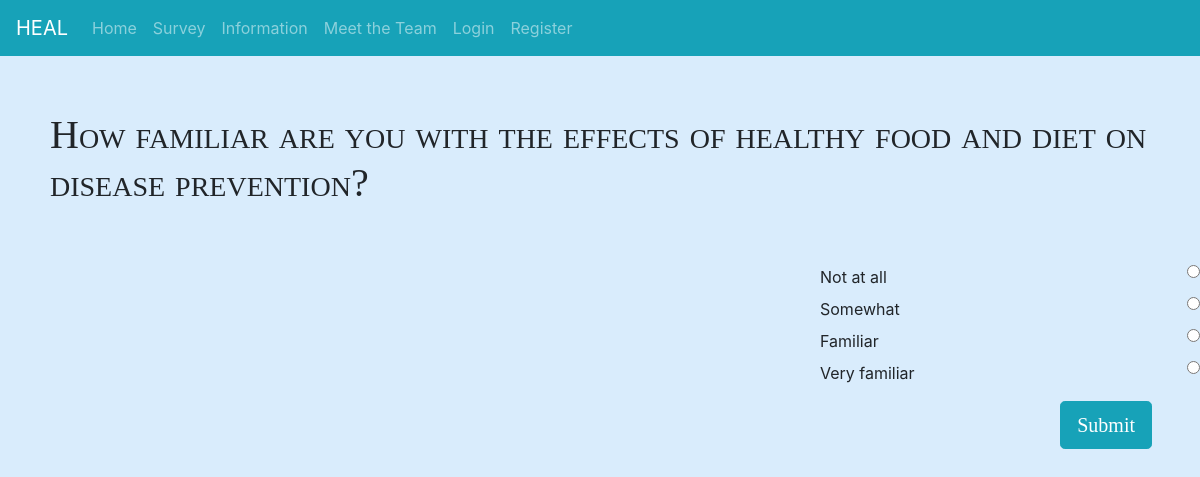
Page /101/ on the committed database.
### HEALSurvey/models.py (models this page shows, shortened)
class Question(models.Model):
    QuestionText = models.CharField(max_length=600)
    InfoText = models.CharField(max_length=600, blank=True, null=True)
    id = models.IntegerField(primary_key=True)
    PreviousID = models.IntegerField(default=1)
    NextIDA = models.IntegerField(default=1)
    NextIDB = models.IntegerField(default=1)
    VideoLink = models.CharField(max_length=200, blank=True, null=True)
    WebsiteLink = models.CharField(max_length=200, blank=True, null=True)
    WebsiteLinkAlt = models.CharField(max_length=200, blank=True, null=True)

class Choice(models.Model):
    question = models.ForeignKey(Question, on_delete=models.CASCADE)  # allows many choices to be assigned to a question
    choice_text = models.CharField(max_length=20, blank=True, choices=QUESTION_CHOICES)

### HEALSurvey/views.py (the view)
# urls.py: path('<int:question_id>/', views.survey, name='survey'),
def survey(request, question_id):  # renders initial survey page with selected question object from database
    baseQuestion = Question.objects.get(id=question_id)  # Gets the question at the current id
    if request.method == 'POST':
        question = Question.objects.get(id=baseQuestion.NextIDA)  # Gets the question at the next A branch ID
        return render(request, 'Survey.html', {'question': question})
    question = baseQuestion
    return render(request, 'Survey.html', {'question': question})

### templates/Survey.html (shortened to what this page needs)
{% extends 'Base.html' %}
{% load crispy_forms_tags %}
{% load static %}
{% block body %}
    <div class="question"><h1>{{ question.QuestionText }}</h1></div>
    <div class="row">
        <div class="col-4">
        </div>
        <div class="col-4">
        </div>
        <div class="col-4">
            {% if not question.VideoLink %}
        <form action="{% url 'survey' question.id %}" method="post">
            {% for choice in question.choice_set.all %}
                <input type="radio" name="choice" id="choice{{ forloop.counter }}" value="{{ choice.id }}">
                <label for="choice{{ forloop.counter }}">{{ choice.choice_text }}</label><br>
            {% endfor %}
            <input class="mr-5 btn btn-info btn-lg my-2" type="submit" value="Submit">
        </form>
            {% else %}
            <div class="container">
             <a id ="back" class="btn btn-info" href="{%url 'topic'%}" role="button"> Back</a>
        {% endif %}
        </div>
{% endblock %}

### static/css/styles.css (style rules this page uses)
body { background-color: #D9ECFC; justify-content: center; }
h1, h2, h3 { font-family: American Typewriter, serif; font-variant: small-caps; }
.btn, input { float: right; font-family: American Typewriter, serif; }
.question { margin-top: 5px; padding: 50px; }

### rows in the picture
Question: QuestionText "How familiar are you with the effects of healthy food and diet on disease prevention?"
Choice: choice_text "Not at all"
Choice: choice_text "Somewhat"
Choice: choice_text "Familiar"
Choice: choice_text "Very familiar"
